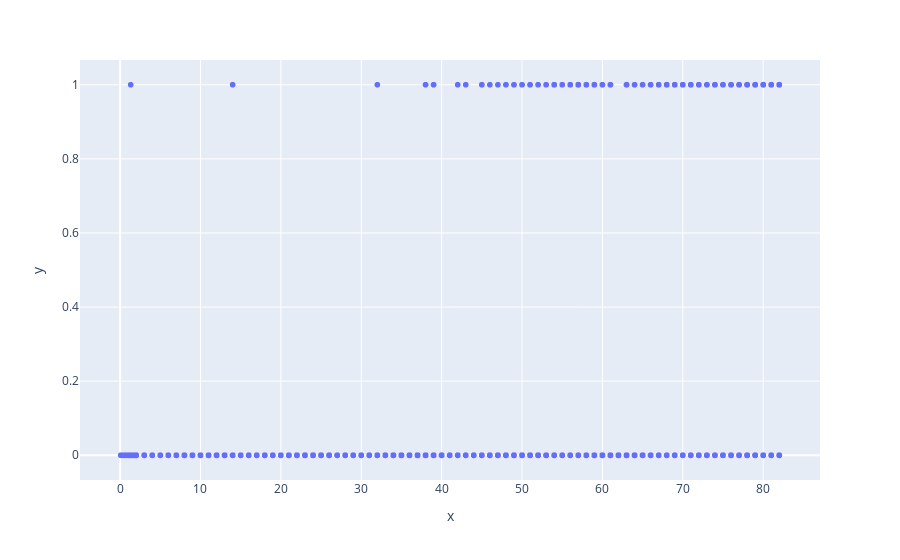

Notebook code for this chart:
### Code cell
px.scatter(x=df['age'],y=df['stroke'])

### Figure 1 — Plotly figure (JSON) as saved in the notebook; plotly's stock layout.template omitted (floating-point values rounded to 4 significant figures; data arrays with more than 128 entries replaced by an {"elided": "..."} marker saying what was removed)
{"data": [{"hovertemplate": "x=%{x}<br>y=%{y}<extra></extra>", "legendgroup": "", "marker": {"color": "#636efa", "symbol": "circle"}, "mode": "markers", "name": "", "showlegend": false, "type": "scattergl", "x": {"elided": "5110 float values"}, "xaxis": "x", "y": {"elided": "5110 int values"}, "yaxis": "y"}], "layout": {"legend": {"tracegroupgap": 0}, "margin": {"t": 60}, "xaxis": {"anchor": "y", "domain": [0, 1], "title": {"text": "x"}}, "yaxis": {"anchor": "x", "domain": [0, 1], "title": {"text": "y"}}}}
